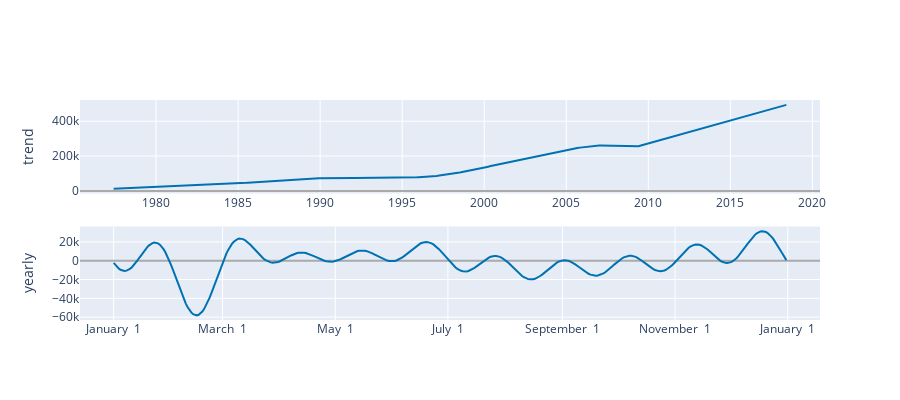

Source (notebook cell):
### Code cell
plot_components_plotly(m, forecast)

### Figure 1 — Plotly figure (JSON) as saved in the notebook; plotly's stock layout.template omitted (floating-point values rounded to 4 significant figures; data arrays with more than 128 entries replaced by an {"elided": "..."} marker saying what was removed)
{"data": [{"line": {"color": "#0072B2", "width": 2}, "mode": "lines", "name": "trend", "type": "scatter", "x": {"elided": "493 str values"}, "xaxis": "x", "y": {"elided": "493 float values"}, "yaxis": "y"}, {"line": {"color": "rgba(0, 114, 178, 0.2)", "width": 0}, "mode": "lines", "name": "trend_upper", "type": "scatter", "x": {"elided": "493 str values"}, "xaxis": "x", "y": {"elided": "493 float values"}, "yaxis": "y"}, {"fill": "tonexty", "fillcolor": "rgba(0, 114, 178, 0.2)", "line": {"color": "rgba(0, 114, 178, 0.2)", "width": 0}, "mode": "lines", "name": "trend_lower", "type": "scatter", "x": {"elided": "493 str values"}, "xaxis": "x", "y": {"elided": "493 float values"}, "yaxis": "y"}, {"line": {"color": "#0072B2", "width": 2}, "mode": "lines", "name": "yearly", "type": "scatter", "x": {"elided": "365 str values"}, "xaxis": "x2", "y": {"elided": "365 float values"}, "yaxis": "y2"}], "layout": {"height": 400, "showlegend": false, "width": 900, "xaxis": {"anchor": "y", "domain": [0, 1], "range": ["1975-05-14T06:00:00", "2020-06-18T18:00:00"], "type": "date"}, "xaxis2": {"anchor": "y2", "domain": [0, 1], "range": ["2016-12-13T18:54:02.958904115", "2018-01-18T11:04:57.863013581"], "tickformat": "%B %e", "type": "date"}, "yaxis": {"anchor": "x", "domain": [0.575, 1], "rangemode": "normal", "title": {"text": "trend"}, "zerolinecolor": "#AAA"}, "yaxis2": {"anchor": "x2", "domain": [0, 0.425], "title": {"text": "yearly"}, "zerolinecolor": "#AAA"}}}
